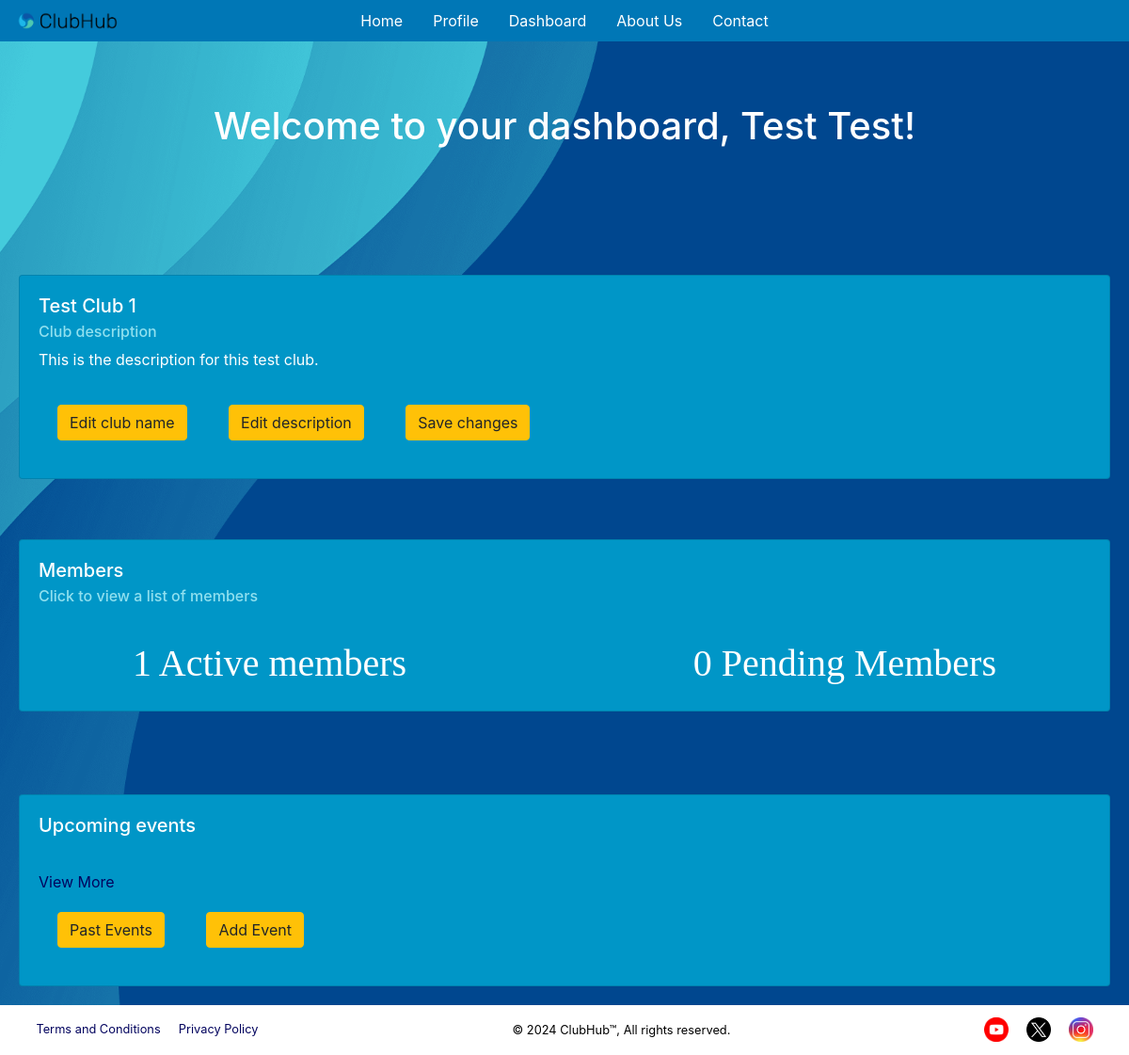
/cohome (signed in), run on the app's committed database.
### tables this page shows
CREATE TABLE clubs (
    club_id             INTEGER         NOT NULL,
    club_name           TEXT            NOT NULL,
    club_description    TEXT            NOT NULL,
    creator             INTEGER         NOT NULL,
    validity            TEXT            NOT NULL CHECK (validity IN ('PENDING', 'APPROVED', 'REJECTED')) DEFAULT 'PENDING',
    created             DATETIME        NOT NULL DEFAULT CURRENT_TIMESTAMP,
    updated             DATETIME        NOT NULL DEFAULT CURRENT_TIMESTAMP,
    -----------------------------------------------------------------------
    PRIMARY KEY (club_id),
    FOREIGN KEY (creator) REFERENCES users(user_id)
);

### application/blueprints/jean_blueprint.py (the view, shortened to what this page needs)
@jean_blueprint.route("/cohome", methods=["GET"])
def cohome():
    club_id, coordinator_name = cf.check_coordinator_session(return_coordinator_info = True)
    club_name = cf.get_club_details(club_id)[0]
    club_description = cf.get_club_details(club_id)[1]
    number_of_active_users = cf.count_active_users(club_id)
    number_of_pending_users = cf.count_pending_users(club_id)
    limited_upcoming_events = cf.limited_view_all_upcoming_events(club_id)
    event_details = []
    if limited_upcoming_events is None:
        limited_upcoming_events = []
    return render_template("html/coordinator/coordinator-dashboard.html",
                        coordinator_name=coordinator_name,
                        club_id=club_id,
                        active_users=number_of_active_users,
                        pending_users=number_of_pending_users,
                        club_title=club_name,
                        club_description=club_description,
                        limited_events=event_details
                                                              )

### application/__init__.py (called while the page is built)
@app.teardown_appcontext
def close_connection(_exception) -> None:
    db: Connection = getattr(g, "_database", None)
    if db is not None:
        db.close()

### application/util/coordinator/coordinator_functions.py (called while the page is built)
def check_coordinator_session(return_coordinator_info=False):
    user_type = session.get("user-type")
    if user_type != "COORDINATOR":
        return redirect("/home")
    coordinator_ID = session.get("user-id")
    if coordinator_ID is None:
        return redirect("/login")
    club_id = get_club_id(coordinator_ID)
    coordinator_name =get_coordinator_name(coordinator_ID)
    if return_coordinator_info:
        return club_id, coordinator_name
    else:
        return club_id

def get_coordinator_name(club_id):
    coordinator_info = dbf.query_db("""
    select u.first_name, u.last_name
    from users u join clubs c on u.user_id = c.creator
    where c.club_id = {club_id};
    """.format(club_id=club_id))
    if coordinator_info:
        return f"{coordinator_info[0]['first_name']} {coordinator_info[0]['last_name']}"
    else:
        return "Coordinator not found"

def get_club_details(club_id):
    club_details = dbf.query_db("""
    select *
    from clubs
    where club_id = {club_id};
    """.format(club_id=club_id))[0]
    club_name = club_details["club_name"]
    club_description = club_details["club_description"]
    return club_name, club_description

def count_active_users(club_id):
    number_of_active_users = dbf.query_db("""
    select count(user_id)
    from club_memberships
    where club_id ={club_id} and validity = 'APPROVED'
    """.format(club_id=club_id))[0][0]
    return number_of_active_users

def count_pending_users(club_id):
    number_of_pending_users = dbf.query_db("""
    select count(user_id)
    from club_memberships
    where club_id ={club_id} and validity = 'PENDING'
    """.format(club_id=club_id))[0][0]
    return number_of_pending_users

def limited_view_all_upcoming_events(club_id):
    from datetime import datetime
    current_date = datetime.now().strftime('%Y-%m-%d %H:%M:%S')
    return dbf.query_db("""
        SELECT *
        FROM events
        WHERE club_id = {club_id} AND datetime(date || ' ' || time) >= CURRENT_TIMESTAMP
        ORDER BY date
        LIMIT {limit};
    """.format(club_id=club_id, current_date=current_date, limit=5))

def get_club_id(coordinator_id):
    return dbf.query_db("""
    select club_id
    from clubs
    where creator = {coordinator_id};
    """.format(coordinator_id=coordinator_id))[0][0]

### application/templates/html/coordinator/coordinator-dashboard.html (shortened to what this page needs)
{% extends "html/base/base.html" %}
{% block links %}
    <link rel="stylesheet" href="https://cdn.jsdelivr.net/npm/bootstrap@4.0.0/dist/css/bootstrap.min.css"
>
{% endblock %}
{% block header %}
    <header>
        <h1 style="color: white;">{{ header if header else "Welcome to your dashboard,  " ~ coordinator_name ~ "!" }}</h1>
    </header>
    <br><br>
    <form id="clubForm" action="{{ url_for('jean_blueprint.save_club_details', club_id=club_id) }}" method="POST">
        <div class="card card-custom">
            <div class="card-body">
                <h5 class="card-title white-txt" id="editable_text1"  contenteditable="false">{{ club_title }} </h5>
                <h6 class="card-subtitle mb-2 t vlight_blue_txt">Club description</h6>
                <p class="card-text white-txt" id="editable_text2" contenteditable="false">{{ club_description }}</p>
                <button type="button" class="btn btn-warning custom-button" onclick="toggleEditMode('editable_text1', 'club name', this, 'club_name_value');">Edit club name</button>
                <button type="button" class="btn btn-warning custom-button" onclick="toggleEditMode('editable_text2', 'club description', this, 'club_description_value');">Edit description</button>
                <button type="submit" class="btn btn-warning custom-button">Save changes</button>
            </div>
        </div>
    </form>
    <br>
    <div class="card card-custom">
        <div class="card-body">
            <h5 class="card-title white-txt">Members</h5>
            <h6 class="card-subtitle mb-2 vlight_blue_txt">Click to view a list of members</h6>
            <br>
            <div class="d-flex justify-content-between">
                <a href="{{ url_for('jean_blueprint.view_members', status = 'Approved') }}" class="card-link custom-link"
                   style="margin-left: 100px;">{{ active_users }} Active members</a>
                <a href="{{ url_for('jean_blueprint.view_members', status = 'Pending') }}" class="card-link custom-link"
                   style="margin-right: 100px;">{{ pending_users }} Pending Members</a>
            </div>
        </div>
    </div>
    <br><br>
    <div class="card card-custom">
        <div class="card-body">
            <h5 class="card-title white-txt">Upcoming events</h5>
            <br><a href="{{ url_for('jean_blueprint.see_events', timeline = 'Upcoming') }}" class="card-link dark_link" >View
            More</a><br>
            <a class="btn btn-warning custom-button"
               href="{{ url_for('jean_blueprint.see_events', timeline = 'Past') }}" role="button">Past Events</a>
            <a class="btn btn-warning custom-button" href="{{ url_for('jean_blueprint.new_event') }}"
               role="button">Add Event</a>
        </div>
    </div>
{% endblock %}

### application/static/css/base.css (style rules this page uses)
:root { --light-grey: #8a8988; --lighter-grey: #c4c4c4; --even-lighter-grey: #f2f2f2; --cyan: #3bbbd2; --light-blue: #0077b6; --lighter-blue: #0096c7; --even-lighter-blue: #90e0ef; --dark-blue: #023e8a; --darker-blue: #03045e; --lighter-green: #5afa8d; --light-green: #179645; --dark-green: #237543; --light-red: #db5658; --dark-red: #990f0f; --white: #ffffff; --black: #000000; --dark-grey: #1e2e33; --email-red: #f44336; --yt-red: #ff1c04; --pink: #e33667; --turquoise: #028080; }
* { box-sizing: border-box; }
body { scroll-behavior: smooth; margin: 0; padding: 0; background-color: var(--darker-blue); font-family: "Raleway", Arial, serif; color: var(--white); min-height: 100vh; display: flex; flex-direction: column; overflow-x: hidden; }
::placeholder { opacity: 0.6; }
header h1 { text-align: center; margin: 1.65em 0; }
a { text-decoration: none !important; color: var(--even-lighter-blue); }
.card-custom { margin: 20px; background-color: var(--lighter-blue) !important; color: white; }
.custom-link { font-size: 40px; font-family: "Tahoma", serif; color: var(--white); }
.custom-button { margin: 20px; background-color: var(--even-lighter-blue); color: var(--black); }
.dark_link { color: var(--darker-blue) }
.white-txt { color: var(--white); }
.vlight_blue_txt { color: var(--even-lighter-blue); }

### data on the page
clubs: club_name "Test Club 1", club_description "This is the description for this test club."

### other printed values
{{ active_users }} "1"
{{ pending_users }} "0"
